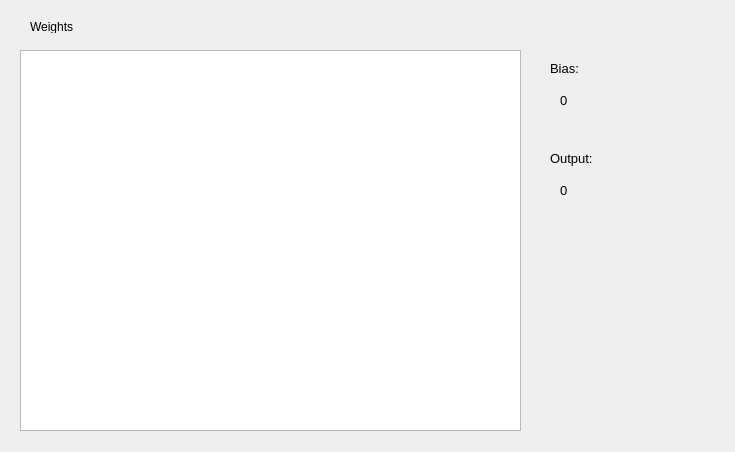
<?xml version="1.0" encoding="UTF-8"?>
<ui version="4.0">
 <class>NeuronDialog</class>
 <widget class="QDialog" name="NeuronDialog">
  <property name="geometry">
   <rect>
    <x>0</x>
    <y>0</y>
    <width>735</width>
    <height>452</height>
   </rect>
  </property>
  <property name="windowTitle">
   <string>NeuronDialog</string>
  </property>
  <widget class="QTableView" name="tableView">
   <property name="geometry">
    <rect>
     <x>20</x>
     <y>50</y>
     <width>501</width>
     <height>381</height>
    </rect>
   </property>
  </widget>
  <widget class="QLabel" name="label">
   <property name="geometry">
    <rect>
     <x>30</x>
     <y>20</y>
     <width>47</width>
     <height>13</height>
    </rect>
   </property>
   <property name="text">
    <string>Weights</string>
   </property>
  </widget>
  <widget class="QLabel" name="label_2">
   <property name="geometry">
    <rect>
     <x>550</x>
     <y>60</y>
     <width>91</width>
     <height>16</height>
    </rect>
   </property>
   <property name="font">
    <font>
     <pointsize>10</pointsize>
    </font>
   </property>
   <property name="text">
    <string>Bias:</string>
   </property>
  </widget>
  <widget class="QLabel" name="biasLabel">
   <property name="geometry">
    <rect>
     <x>560</x>
     <y>90</y>
     <width>161</width>
     <height>20</height>
    </rect>
   </property>
   <property name="font">
    <font>
     <pointsize>10</pointsize>
    </font>
   </property>
   <property name="text">
    <string>0</string>
   </property>
  </widget>
  <widget class="QLabel" name="label_4">
   <property name="geometry">
    <rect>
     <x>550</x>
     <y>150</y>
     <width>81</width>
     <height>16</height>
    </rect>
   </property>
   <property name="font">
    <font>
     <pointsize>10</pointsize>
    </font>
   </property>
   <property name="text">
    <string>Output:</string>
   </property>
  </widget>
  <widget class="QLabel" name="outputLabel">
   <property name="geometry">
    <rect>
     <x>560</x>
     <y>180</y>
     <width>151</width>
     <height>21</height>
    </rect>
   </property>
   <property name="font">
    <font>
     <pointsize>10</pointsize>
    </font>
   </property>
   <property name="text">
    <string>0</string>
   </property>
  </widget>
 </widget>
 <layoutdefault spacing="6" margin="11"/>
 <resources/>
 <connections/>
</ui>
